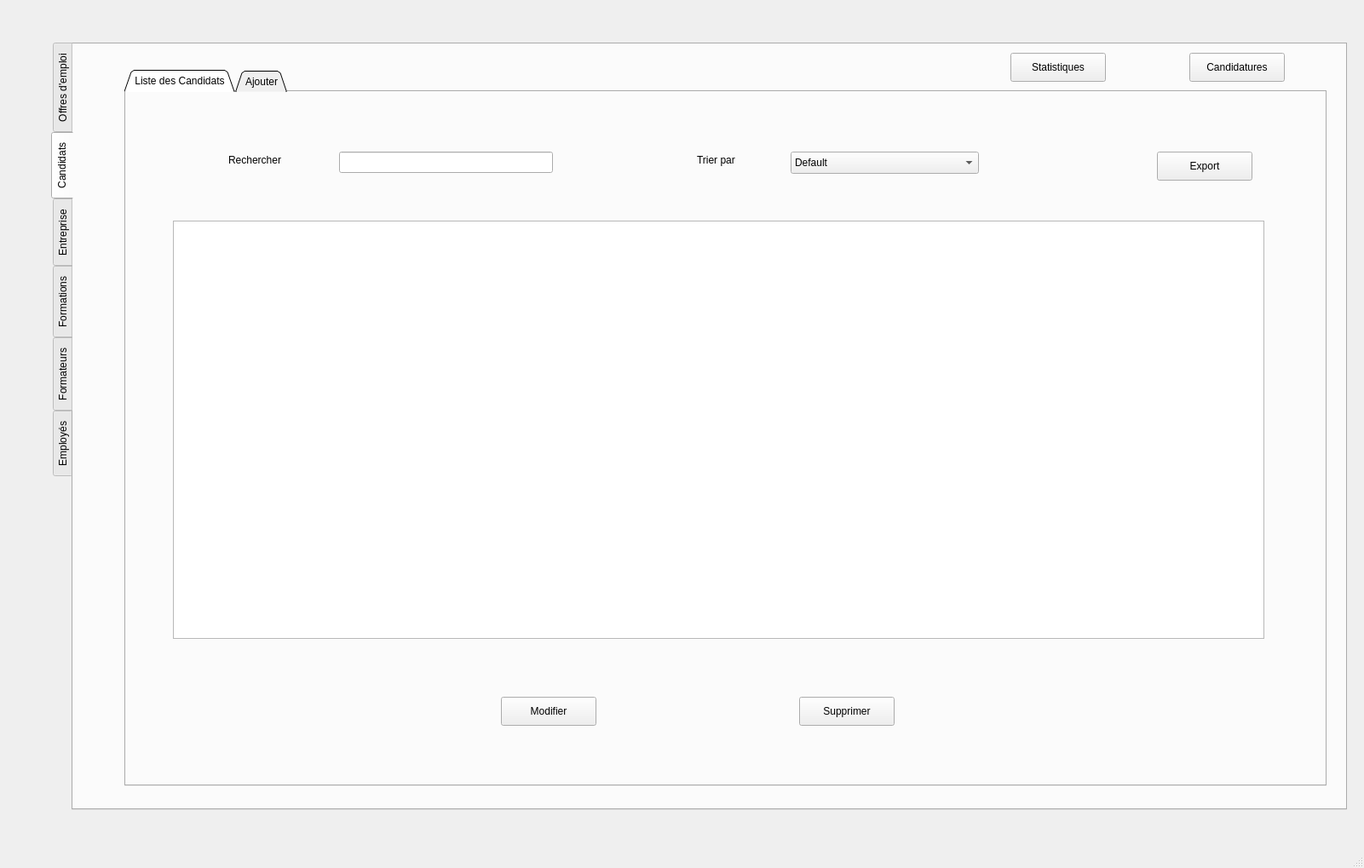
<?xml version="1.0" encoding="UTF-8"?>
<ui version="4.0">
 <class>MainWindow</class>
 <widget class="QMainWindow" name="MainWindow">
  <property name="geometry">
   <rect>
    <x>0</x>
    <y>0</y>
    <width>1601</width>
    <height>1019</height>
   </rect>
  </property>
  <property name="windowTitle">
   <string>MainWindow</string>
  </property>
  <widget class="QWidget" name="centralwidget">
   <widget class="QTabWidget" name="tabWidget">
    <property name="enabled">
     <bool>true</bool>
    </property>
    <property name="geometry">
     <rect>
      <x>60</x>
      <y>50</y>
      <width>1521</width>
      <height>901</height>
     </rect>
    </property>
    <property name="toolTip">
     <string>&lt;html&gt;&lt;head/&gt;&lt;body&gt;&lt;p&gt;&lt;br/&gt;&lt;/p&gt;&lt;/body&gt;&lt;/html&gt;</string>
    </property>
    <property name="tabPosition">
     <enum>QTabWidget::West</enum>
    </property>
    <property name="tabShape">
     <enum>QTabWidget::Rounded</enum>
    </property>
    <property name="currentIndex">
     <number>1</number>
    </property>
    <property name="elideMode">
     <enum>Qt::ElideNone</enum>
    </property>
    <property name="documentMode">
     <bool>false</bool>
    </property>
    <property name="tabsClosable">
     <bool>false</bool>
    </property>
    <property name="movable">
     <bool>false</bool>
    </property>
    <property name="tabBarAutoHide">
     <bool>false</bool>
    </property>
    <widget class="QWidget" name="tab">
     <attribute name="title">
      <string>Offres d'emploi</string>
     </attribute>
     <widget class="QTabWidget" name="tabWidget_2">
      <property name="geometry">
       <rect>
        <x>60</x>
        <y>30</y>
        <width>1411</width>
        <height>841</height>
       </rect>
      </property>
      <property name="toolTip">
       <string>&lt;html&gt;&lt;head/&gt;&lt;body&gt;&lt;p&gt;&lt;br/&gt;&lt;/p&gt;&lt;/body&gt;&lt;/html&gt;</string>
      </property>
      <property name="tabShape">
       <enum>QTabWidget::Triangular</enum>
      </property>
      <property name="currentIndex">
       <number>1</number>
      </property>
      <widget class="QWidget" name="tab_7">
       <attribute name="title">
        <string>Liste des Offres</string>
       </attribute>
       <widget class="QTableView" name="tableView_emploi">
        <property name="geometry">
         <rect>
          <x>55</x>
          <y>151</y>
          <width>1281</width>
          <height>491</height>
         </rect>
        </property>
       </widget>
       <widget class="QPushButton" name="modifier_emploi">
        <property name="geometry">
         <rect>
          <x>440</x>
          <y>710</y>
          <width>112</width>
          <height>34</height>
         </rect>
        </property>
        <property name="text">
         <string>Modifier</string>
        </property>
       </widget>
       <widget class="QPushButton" name="Supprimer_emploi">
        <property name="geometry">
         <rect>
          <x>790</x>
          <y>710</y>
          <width>112</width>
          <height>34</height>
         </rect>
        </property>
        <property name="text">
         <string>Supprimer</string>
        </property>
       </widget>
       <widget class="QPushButton" name="ExportBtn_Emploi">
        <property name="geometry">
         <rect>
          <x>1210</x>
          <y>70</y>
          <width>112</width>
          <height>34</height>
         </rect>
        </property>
        <property name="text">
         <string>Export</string>
        </property>
       </widget>
       <widget class="QLineEdit" name="lineEdit_Rechercher_emploi">
        <property name="geometry">
         <rect>
          <x>250</x>
          <y>70</y>
          <width>251</width>
          <height>25</height>
         </rect>
        </property>
       </widget>
       <widget class="QLabel" name="label_36">
        <property name="geometry">
         <rect>
          <x>670</x>
          <y>70</y>
          <width>101</width>
          <height>20</height>
         </rect>
        </property>
        <property name="text">
         <string>Trier par</string>
        </property>
       </widget>
       <widget class="QLabel" name="label_37">
        <property name="geometry">
         <rect>
          <x>120</x>
          <y>70</y>
          <width>101</width>
          <height>20</height>
         </rect>
        </property>
        <property name="text">
         <string>Rechercher</string>
        </property>
       </widget>
       <widget class="QComboBox" name="comboBox_emploi">
        <property name="geometry">
         <rect>
          <x>780</x>
          <y>70</y>
          <width>271</width>
          <height>26</height>
         </rect>
        </property>
        <item>
         <property name="text">
          <string>Default</string>
         </property>
        </item>
        <item>
         <property name="text">
          <string>ID ↑</string>
         </property>
        </item>
        <item>
         <property name="text">
          <string>ID ↓</string>
         </property>
        </item>
        <item>
         <property name="text">
          <string>Alphabet (Titre) ↑</string>
         </property>
        </item>
        <item>
         <property name="text">
          <string>Alphabet (Titre) ↓</string>
         </property>
        </item>
        <item>
         <property name="text">
          <string>Date de Publication ↑</string>
         </property>
        </item>
        <item>
         <property name="text">
          <string>Date de Publication ↓</string>
         </property>
        </item>
        <item>
         <property name="text">
          <string>Date d'Expiration ↑</string>
         </property>
        </item>
        <item>
         <property name="text">
          <string>Date d'Expiration ↓</string>
         </property>
        </item>
       </widget>
      </widget>
      <widget class="QWidget" name="tab_8">
       <attribute name="title">
        <string>Ajouter</string>
       </attribute>
       <widget class="QLabel" name="label">
        <property name="geometry">
         <rect>
          <x>240</x>
          <y>40</y>
          <width>69</width>
          <height>20</height>
         </rect>
        </property>
        <property name="text">
         <string>Titre</string>
        </property>
       </widget>
       <widget class="QLabel" name="label_3">
        <property name="geometry">
         <rect>
          <x>240</x>
          <y>110</y>
          <width>161</width>
          <height>20</height>
         </rect>
        </property>
        <property name="text">
         <string>Date de Publication</string>
        </property>
       </widget>
       <widget class="QLabel" name="label_4">
        <property name="geometry">
         <rect>
          <x>240</x>
          <y>180</y>
          <width>161</width>
          <height>20</height>
         </rect>
        </property>
        <property name="text">
         <string>Date d'Expiration</string>
        </property>
       </widget>
       <widget class="QPushButton" name="ajouter_emploi">
        <property name="geometry">
         <rect>
          <x>1100</x>
          <y>750</y>
          <width>112</width>
          <height>34</height>
         </rect>
        </property>
        <property name="text">
         <string>Ajouter</string>
        </property>
       </widget>
       <widget class="QLineEdit" name="lineEdit_titreEmploi">
        <property name="geometry">
         <rect>
          <x>420</x>
          <y>40</y>
          <width>201</width>
          <height>25</height>
         </rect>
        </property>
       </widget>
       <widget class="QDateEdit" name="dateEdit_Publication_Emploi">
        <property name="geometry">
         <rect>
          <x>420</x>
          <y>110</y>
          <width>201</width>
          <height>25</height>
         </rect>
        </property>
       </widget>
       <widget class="QDateEdit" name="dateEdit_Expiration_emploi">
        <property name="geometry">
         <rect>
          <x>420</x>
          <y>180</y>
          <width>201</width>
          <height>25</height>
         </rect>
        </property>
       </widget>
       <widget class="QGroupBox" name="groupBox">
        <property name="geometry">
         <rect>
          <x>30</x>
          <y>230</y>
          <width>1351</width>
          <height>481</height>
         </rect>
        </property>
        <property name="title">
         <string>Description</string>
        </property>
        <widget class="QTextEdit" name="textEdit_Description_emploi">
         <property name="geometry">
          <rect>
           <x>10</x>
           <y>30</y>
           <width>1311</width>
           <height>441</height>
          </rect>
         </property>
         <property name="styleSheet">
          <string notr="true">border:0px;</string>
         </property>
        </widget>
       </widget>
       <widget class="QLabel" name="label_38">
        <property name="geometry">
         <rect>
          <x>760</x>
          <y>40</y>
          <width>81</width>
          <height>20</height>
         </rect>
        </property>
        <property name="text">
         <string>Entreprise</string>
        </property>
       </widget>
       <widget class="QLineEdit" name="lineEdit_Entreprise">
        <property name="geometry">
         <rect>
          <x>870</x>
          <y>40</y>
          <width>261</width>
          <height>25</height>
         </rect>
        </property>
       </widget>
       <widget class="QListView" name="listView_entreprise">
        <property name="geometry">
         <rect>
          <x>870</x>
          <y>64</y>
          <width>261</width>
          <height>141</height>
         </rect>
        </property>
       </widget>
      </widget>
     </widget>
    </widget>
    <widget class="QWidget" name="tab_2">
     <attribute name="title">
      <string>Candidats</string>
     </attribute>
     <widget class="QTabWidget" name="tabWidget_3">
      <property name="geometry">
       <rect>
        <x>60</x>
        <y>30</y>
        <width>1411</width>
        <height>841</height>
       </rect>
      </property>
      <property name="toolTip">
       <string>&lt;html&gt;&lt;head/&gt;&lt;body&gt;&lt;p&gt;&lt;br/&gt;&lt;/p&gt;&lt;/body&gt;&lt;/html&gt;</string>
      </property>
      <property name="tabShape">
       <enum>QTabWidget::Triangular</enum>
      </property>
      <property name="currentIndex">
       <number>0</number>
      </property>
      <widget class="QWidget" name="tab_15">
       <attribute name="title">
        <string>Liste des Candidats</string>
       </attribute>
       <widget class="QTableView" name="tableView_candidats">
        <property name="geometry">
         <rect>
          <x>55</x>
          <y>151</y>
          <width>1281</width>
          <height>491</height>
         </rect>
        </property>
       </widget>
       <widget class="QPushButton" name="modifier_candidat">
        <property name="geometry">
         <rect>
          <x>440</x>
          <y>710</y>
          <width>112</width>
          <height>34</height>
         </rect>
        </property>
        <property name="text">
         <string>Modifier</string>
        </property>
       </widget>
       <widget class="QPushButton" name="supprimer_candidat">
        <property name="geometry">
         <rect>
          <x>790</x>
          <y>710</y>
          <width>112</width>
          <height>34</height>
         </rect>
        </property>
        <property name="text">
         <string>Supprimer</string>
        </property>
       </widget>
       <widget class="QPushButton" name="ExportBtn_candidats">
        <property name="geometry">
         <rect>
          <x>1210</x>
          <y>70</y>
          <width>112</width>
          <height>34</height>
         </rect>
        </property>
        <property name="text">
         <string>Export</string>
        </property>
       </widget>
       <widget class="QLabel" name="label_26">
        <property name="geometry">
         <rect>
          <x>120</x>
          <y>70</y>
          <width>101</width>
          <height>20</height>
         </rect>
        </property>
        <property name="text">
         <string>Rechercher</string>
        </property>
       </widget>
       <widget class="QLineEdit" name="lineEdit_Rechercher_candidats">
        <property name="geometry">
         <rect>
          <x>250</x>
          <y>70</y>
          <width>251</width>
          <height>25</height>
         </rect>
        </property>
       </widget>
       <widget class="QLabel" name="label_27">
        <property name="geometry">
         <rect>
          <x>670</x>
          <y>70</y>
          <width>101</width>
          <height>20</height>
         </rect>
        </property>
        <property name="text">
         <string>Trier par</string>
        </property>
       </widget>
       <widget class="QComboBox" name="comboBox_candidats">
        <property name="geometry">
         <rect>
          <x>780</x>
          <y>70</y>
          <width>221</width>
          <height>26</height>
         </rect>
        </property>
        <item>
         <property name="text">
          <string>Default</string>
         </property>
        </item>
        <item>
         <property name="text">
          <string>ID ↑</string>
         </property>
        </item>
        <item>
         <property name="text">
          <string>ID ↓</string>
         </property>
        </item>
        <item>
         <property name="text">
          <string>Alphabet (nom) ↑</string>
         </property>
        </item>
        <item>
         <property name="text">
          <string>Alphabet (nom) ↓</string>
         </property>
        </item>
       </widget>
      </widget>
      <widget class="QWidget" name="tab_16">
       <attribute name="title">
        <string>Ajouter</string>
       </attribute>
       <widget class="QLabel" name="label_2">
        <property name="geometry">
         <rect>
          <x>240</x>
          <y>40</y>
          <width>69</width>
          <height>20</height>
         </rect>
        </property>
        <property name="text">
         <string>Nom</string>
        </property>
       </widget>
       <widget class="QLabel" name="label_5">
        <property name="geometry">
         <rect>
          <x>240</x>
          <y>110</y>
          <width>161</width>
          <height>20</height>
         </rect>
        </property>
        <property name="text">
         <string>Prenom</string>
        </property>
       </widget>
       <widget class="QLabel" name="label_6">
        <property name="geometry">
         <rect>
          <x>240</x>
          <y>180</y>
          <width>161</width>
          <height>20</height>
         </rect>
        </property>
        <property name="text">
         <string>Email</string>
        </property>
       </widget>
       <widget class="QPushButton" name="ajouter_candidat">
        <property name="geometry">
         <rect>
          <x>1100</x>
          <y>750</y>
          <width>112</width>
          <height>34</height>
         </rect>
        </property>
        <property name="text">
         <string>Ajouter</string>
        </property>
       </widget>
       <widget class="QLineEdit" name="lineEdit_nom_candidat">
        <property name="geometry">
         <rect>
          <x>420</x>
          <y>40</y>
          <width>201</width>
          <height>25</height>
         </rect>
        </property>
       </widget>
       <widget class="QLineEdit" name="lineEdit_email_candidat">
        <property name="geometry">
         <rect>
          <x>420</x>
          <y>180</y>
          <width>201</width>
          <height>25</height>
         </rect>
        </property>
       </widget>
       <widget class="QLineEdit" name="lineEdit_prenom_candidat">
        <property name="geometry">
         <rect>
          <x>420</x>
          <y>110</y>
          <width>201</width>
          <height>25</height>
         </rect>
        </property>
       </widget>
       <widget class="QLineEdit" name="lineEdit_tel_candidat">
        <property name="geometry">
         <rect>
          <x>420</x>
          <y>250</y>
          <width>201</width>
          <height>25</height>
         </rect>
        </property>
       </widget>
       <widget class="QLabel" name="label_19">
        <property name="geometry">
         <rect>
          <x>240</x>
          <y>250</y>
          <width>161</width>
          <height>20</height>
         </rect>
        </property>
        <property name="text">
         <string>Telephone</string>
        </property>
       </widget>
      </widget>
     </widget>
     <widget class="QPushButton" name="Candidatures">
      <property name="geometry">
       <rect>
        <x>1310</x>
        <y>10</y>
        <width>112</width>
        <height>34</height>
       </rect>
      </property>
      <property name="text">
       <string>Candidatures</string>
      </property>
     </widget>
     <widget class="QPushButton" name="Stats">
      <property name="geometry">
       <rect>
        <x>1100</x>
        <y>10</y>
        <width>112</width>
        <height>34</height>
       </rect>
      </property>
      <property name="text">
       <string>Statistiques</string>
      </property>
     </widget>
    </widget>
    <widget class="QWidget" name="tab_3">
     <attribute name="title">
      <string>Entreprise</string>
     </attribute>
     <widget class="QTabWidget" name="tabWidget_4">
      <property name="geometry">
       <rect>
        <x>60</x>
        <y>30</y>
        <width>1411</width>
        <height>841</height>
       </rect>
      </property>
      <property name="toolTip">
       <string>&lt;html&gt;&lt;head/&gt;&lt;body&gt;&lt;p&gt;&lt;br/&gt;&lt;/p&gt;&lt;/body&gt;&lt;/html&gt;</string>
      </property>
      <property name="tabShape">
       <enum>QTabWidget::Triangular</enum>
      </property>
      <property name="currentIndex">
       <number>1</number>
      </property>
      <widget class="QWidget" name="tab_17">
       <attribute name="title">
        <string>Liste des Entreprises</string>
       </attribute>
       <widget class="QTableView" name="tableView_entreprises">
        <property name="geometry">
         <rect>
          <x>55</x>
          <y>151</y>
          <width>1281</width>
          <height>491</height>
         </rect>
        </property>
       </widget>
       <widget class="QPushButton" name="modifier_entreprise">
        <property name="geometry">
         <rect>
          <x>440</x>
          <y>710</y>
          <width>112</width>
          <height>34</height>
         </rect>
        </property>
        <property name="text">
         <string>Modifier</string>
        </property>
       </widget>
       <widget class="QPushButton" name="supprimer_entreprise">
        <property name="geometry">
         <rect>
          <x>790</x>
          <y>710</y>
          <width>112</width>
          <height>34</height>
         </rect>
        </property>
        <property name="text">
         <string>Supprimer</string>
        </property>
       </widget>
       <widget class="QPushButton" name="ExportBtn_entreprise">
        <property name="geometry">
         <rect>
          <x>1210</x>
          <y>70</y>
          <width>112</width>
          <height>34</height>
         </rect>
        </property>
        <property name="text">
         <string>Export</string>
        </property>
       </widget>
       <widget class="QComboBox" name="comboBox_entreprise">
        <property name="geometry">
         <rect>
          <x>790</x>
          <y>70</y>
          <width>221</width>
          <height>26</height>
         </rect>
        </property>
       </widget>
       <widget class="QLabel" name="label_28">
        <property name="geometry">
         <rect>
          <x>130</x>
          <y>70</y>
          <width>101</width>
          <height>20</height>
         </rect>
        </property>
        <property name="text">
         <string>Rechercher</string>
        </property>
       </widget>
       <widget class="QLineEdit" name="lineEdit_rechercher_entreprise">
        <property name="geometry">
         <rect>
          <x>260</x>
          <y>70</y>
          <width>251</width>
          <height>25</height>
         </rect>
        </property>
       </widget>
       <widget class="QLabel" name="label_29">
        <property name="geometry">
         <rect>
          <x>680</x>
          <y>70</y>
          <width>101</width>
          <height>20</height>
         </rect>
        </property>
        <property name="text">
         <string>Trier par</string>
        </property>
       </widget>
      </widget>
      <widget class="QWidget" name="tab_18">
       <attribute name="title">
        <string>Ajouter</string>
       </attribute>
       <widget class="QPushButton" name="ajouter_entreprise">
        <property name="geometry">
         <rect>
          <x>1100</x>
          <y>750</y>
          <width>112</width>
          <height>34</height>
         </rect>
        </property>
        <property name="text">
         <string>Ajouter</string>
        </property>
       </widget>
       <widget class="QLabel" name="label_20">
        <property name="geometry">
         <rect>
          <x>230</x>
          <y>360</y>
          <width>161</width>
          <height>20</height>
         </rect>
        </property>
        <property name="text">
         <string>Telephone</string>
        </property>
       </widget>
       <widget class="QLineEdit" name="lineEdit_nom_entreprise">
        <property name="geometry">
         <rect>
          <x>410</x>
          <y>150</y>
          <width>201</width>
          <height>25</height>
         </rect>
        </property>
       </widget>
       <widget class="QLineEdit" name="lineEdit_activite_entreprise">
        <property name="geometry">
         <rect>
          <x>410</x>
          <y>290</y>
          <width>201</width>
          <height>25</height>
         </rect>
        </property>
       </widget>
       <widget class="QLineEdit" name="lineEdit_tel_entreprise">
        <property name="geometry">
         <rect>
          <x>410</x>
          <y>360</y>
          <width>201</width>
          <height>25</height>
         </rect>
        </property>
       </widget>
       <widget class="QLineEdit" name="lineEdit_adresse_entreprise">
        <property name="geometry">
         <rect>
          <x>410</x>
          <y>220</y>
          <width>201</width>
          <height>25</height>
         </rect>
        </property>
       </widget>
       <widget class="QLabel" name="label_7">
        <property name="geometry">
         <rect>
          <x>230</x>
          <y>220</y>
          <width>161</width>
          <height>20</height>
         </rect>
        </property>
        <property name="text">
         <string>Adresse</string>
        </property>
       </widget>
       <widget class="QLabel" name="label_8">
        <property name="geometry">
         <rect>
          <x>230</x>
          <y>150</y>
          <width>161</width>
          <height>20</height>
         </rect>
        </property>
        <property name="text">
         <string>Nom de l'Entreprise</string>
        </property>
       </widget>
       <widget class="QLabel" name="label_9">
        <property name="geometry">
         <rect>
          <x>230</x>
          <y>290</y>
          <width>161</width>
          <height>20</height>
         </rect>
        </property>
        <property name="text">
         <string>Secteur d'Activite</string>
        </property>
       </widget>
      </widget>
     </widget>
    </widget>
    <widget class="QWidget" name="tab_4">
     <attribute name="title">
      <string>Formations</string>
     </attribute>
     <widget class="QTabWidget" name="tabWidget_5">
      <property name="geometry">
       <rect>
        <x>60</x>
        <y>30</y>
        <width>1411</width>
        <height>841</height>
       </rect>
      </property>
      <property name="toolTip">
       <string>&lt;html&gt;&lt;head/&gt;&lt;body&gt;&lt;p&gt;&lt;br/&gt;&lt;/p&gt;&lt;/body&gt;&lt;/html&gt;</string>
      </property>
      <property name="tabShape">
       <enum>QTabWidget::Triangular</enum>
      </property>
      <property name="currentIndex">
       <number>1</number>
      </property>
      <widget class="QWidget" name="tab_19">
       <attribute name="title">
        <string>Liste des Formations</string>
       </attribute>
       <widget class="QTableView" name="tableView_formations">
        <property name="geometry">
         <rect>
          <x>55</x>
          <y>151</y>
          <width>1281</width>
          <height>491</height>
         </rect>
        </property>
       </widget>
       <widget class="QPushButton" name="modifier_formation">
        <property name="geometry">
         <rect>
          <x>440</x>
          <y>710</y>
          <width>112</width>
          <height>34</height>
         </rect>
        </property>
        <property name="text">
         <string>Modifier</string>
        </property>
       </widget>
       <widget class="QPushButton" name="supprimer_formation">
        <property name="geometry">
         <rect>
          <x>790</x>
          <y>710</y>
          <width>112</width>
          <height>34</height>
         </rect>
        </property>
        <property name="text">
         <string>Supprimer</string>
        </property>
       </widget>
       <widget class="QPushButton" name="ExportBtn_formations">
        <property name="geometry">
         <rect>
          <x>1200</x>
          <y>70</y>
          <width>112</width>
          <height>34</height>
         </rect>
        </property>
        <property name="text">
         <string>Export</string>
        </property>
       </widget>
       <widget class="QComboBox" name="comboBox_formation">
        <property name="geometry">
         <rect>
          <x>760</x>
          <y>70</y>
          <width>221</width>
          <height>26</height>
         </rect>
        </property>
       </widget>
       <widget class="QLabel" name="label_30">
        <property name="geometry">
         <rect>
          <x>100</x>
          <y>70</y>
          <width>101</width>
          <height>20</height>
         </rect>
        </property>
        <property name="text">
         <string>Rechercher</string>
        </property>
       </widget>
       <widget class="QLineEdit" name="lineEdit_rechercher_formations">
        <property name="geometry">
         <rect>
          <x>230</x>
          <y>70</y>
          <width>251</width>
          <height>25</height>
         </rect>
        </property>
       </widget>
       <widget class="QLabel" name="label_31">
        <property name="geometry">
         <rect>
          <x>650</x>
          <y>70</y>
          <width>101</width>
          <height>20</height>
         </rect>
        </property>
        <property name="text">
         <string>Trier par</string>
        </property>
       </widget>
      </widget>
      <widget class="QWidget" name="tab_20">
       <attribute name="title">
        <string>Ajouter</string>
       </attribute>
       <widget class="QLabel" name="label_10">
        <property name="geometry">
         <rect>
          <x>240</x>
          <y>40</y>
          <width>69</width>
          <height>20</height>
         </rect>
        </property>
        <property name="text">
         <string>Titre</string>
        </property>
       </widget>
       <widget class="QLabel" name="label_11">
        <property name="geometry">
         <rect>
          <x>240</x>
          <y>110</y>
          <width>161</width>
          <height>20</height>
         </rect>
        </property>
        <property name="text">
         <string>Date de Debut</string>
        </property>
       </widget>
       <widget class="QLabel" name="label_12">
        <property name="geometry">
         <rect>
          <x>240</x>
          <y>180</y>
          <width>161</width>
          <height>20</height>
         </rect>
        </property>
        <property name="text">
         <string>Date de Fin</string>
        </property>
       </widget>
       <widget class="QPushButton" name="ajouter_formation">
        <property name="geometry">
         <rect>
          <x>1100</x>
          <y>750</y>
          <width>112</width>
          <height>34</height>
         </rect>
        </property>
        <property name="text">
         <string>Ajouter</string>
        </property>
       </widget>
       <widget class="QLineEdit" name="lineEdit_titre_formation">
        <property name="geometry">
         <rect>
          <x>420</x>
          <y>40</y>
          <width>201</width>
          <height>25</height>
         </rect>
        </property>
       </widget>
       <widget class="QDateEdit" name="dateEdit_Debut_formation">
        <property name="geometry">
         <rect>
          <x>420</x>
          <y>110</y>
          <width>201</width>
          <height>25</height>
         </rect>
        </property>
       </widget>
       <widget class="QDateEdit" name="dateEdit_Fin_formation">
        <property name="geometry">
         <rect>
          <x>420</x>
          <y>180</y>
          <width>201</width>
          <height>25</height>
         </rect>
        </property>
       </widget>
       <widget class="QGroupBox" name="groupBox_4">
        <property name="geometry">
         <rect>
          <x>30</x>
          <y>230</y>
          <width>1351</width>
          <height>481</height>
         </rect>
        </property>
        <property name="title">
         <string>Description</string>
        </property>
        <widget class="QTextEdit" name="textEdit_Description_formation">
         <property name="geometry">
          <rect>
           <x>10</x>
           <y>30</y>
           <width>1311</width>
           <height>441</height>
          </rect>
         </property>
         <property name="styleSheet">
          <string notr="true">border:0px;</string>
         </property>
        </widget>
       </widget>
       <widget class="QLabel" name="label_25">
        <property name="geometry">
         <rect>
          <x>710</x>
          <y>110</y>
          <width>91</width>
          <height>20</height>
         </rect>
        </property>
        <property name="text">
         <string>Formateur</string>
        </property>
       </widget>
       <widget class="QComboBox" name="comboBox_nom_Formateur">
        <property name="geometry">
         <rect>
          <x>890</x>
          <y>110</y>
          <width>201</width>
          <height>26</height>
         </rect>
        </property>
       </widget>
      </widget>
     </widget>
    </widget>
    <widget class="QWidget" name="tab_5">
     <attribute name="title">
      <string>Formateurs</string>
     </attribute>
     <widget class="QTabWidget" name="tabWidget_6">
      <property name="geometry">
       <rect>
        <x>60</x>
        <y>30</y>
        <width>1411</width>
        <height>841</height>
       </rect>
      </property>
      <property name="toolTip">
       <string>&lt;html&gt;&lt;head/&gt;&lt;body&gt;&lt;p&gt;&lt;br/&gt;&lt;/p&gt;&lt;/body&gt;&lt;/html&gt;</string>
      </property>
      <property name="tabShape">
       <enum>QTabWidget::Triangular</enum>
      </property>
      <property name="currentIndex">
       <number>0</number>
      </property>
      <widget class="QWidget" name="tab_21">
       <attribute name="title">
        <string>Liste des Formateurs</string>
       </attribute>
       <widget class="QTableView" name="tableView_formateurs">
        <property name="geometry">
         <rect>
          <x>55</x>
          <y>151</y>
          <width>1281</width>
          <height>491</height>
         </rect>
        </property>
       </widget>
       <widget class="QPushButton" name="modifier_formateur">
        <property name="geometry">
         <rect>
          <x>440</x>
          <y>710</y>
          <width>112</width>
          <height>34</height>
         </rect>
        </property>
        <property name="text">
         <string>Modifier</string>
        </property>
       </widget>
       <widget class="QPushButton" name="supprimer_formateur">
        <property name="geometry">
         <rect>
          <x>790</x>
          <y>710</y>
          <width>112</width>
          <height>34</height>
         </rect>
        </property>
        <property name="text">
         <string>Supprimer</string>
        </property>
       </widget>
       <widget class="QPushButton" name="ExportBtn_formateurs">
        <property name="geometry">
         <rect>
          <x>1210</x>
          <y>70</y>
          <width>112</width>
          <height>34</height>
         </rect>
        </property>
        <property name="text">
         <string>Export</string>
        </property>
       </widget>
       <widget class="QComboBox" name="comboBox_formateur">
        <property name="geometry">
         <rect>
          <x>750</x>
          <y>70</y>
          <width>221</width>
          <height>26</height>
         </rect>
        </property>
       </widget>
       <widget class="QLabel" name="label_32">
        <property name="geometry">
         <rect>
          <x>90</x>
          <y>70</y>
          <width>101</width>
          <height>20</height>
         </rect>
        </property>
        <property name="text">
         <string>Rechercher</string>
        </property>
       </widget>
       <widget class="QLineEdit" name="lineEdit_rechercher_formateur">
        <property name="geometry">
         <rect>
          <x>220</x>
          <y>70</y>
          <width>251</width>
          <height>25</height>
         </rect>
        </property>
       </widget>
       <widget class="QLabel" name="label_33">
        <property name="geometry">
         <rect>
          <x>640</x>
          <y>70</y>
          <width>101</width>
          <height>20</height>
         </rect>
        </property>
        <property name="text">
         <string>Trier par</string>
        </property>
       </widget>
      </widget>
      <widget class="QWidget" name="tab_22">
       <attribute name="title">
        <string>Ajouter</string>
       </attribute>
       <widget class="QPushButton" name="ajouter_formateurs">
        <property name="geometry">
         <rect>
          <x>1100</x>
          <y>750</y>
          <width>112</width>
          <height>34</height>
         </rect>
        </property>
        <property name="text">
         <string>Ajouter</string>
        </property>
       </widget>
       <widget class="QLabel" name="label_21">
        <property name="geometry">
         <rect>
          <x>190</x>
          <y>370</y>
          <width>161</width>
          <height>20</height>
         </rect>
        </property>
        <property name="text">
         <string>Telephone</string>
        </property>
       </widget>
       <widget class="QLineEdit" name="lineEdit_nom_formateur">
        <property name="geometry">
         <rect>
          <x>370</x>
          <y>160</y>
          <width>201</width>
          <height>25</height>
         </rect>
        </property>
       </widget>
       <widget class="QLineEdit" name="lineEdit_email_formateur">
        <property name="geometry">
         <rect>
          <x>370</x>
          <y>300</y>
          <width>201</width>
          <height>25</height>
         </rect>
        </property>
       </widget>
       <widget class="QLineEdit" name="lineEdit_tel_formateur">
        <property name="geometry">
         <rect>
          <x>370</x>
          <y>370</y>
          <width>201</width>
          <height>25</height>
         </rect>
        </property>
       </widget>
       <widget class="QLabel" name="label_13">
        <property name="geometry">
         <rect>
          <x>190</x>
          <y>230</y>
          <width>161</width>
          <height>20</height>
         </rect>
        </property>
        <property name="text">
         <string>Prenom</string>
        </property>
       </widget>
       <widget class="QLineEdit" name="lineEdit_prenom_formateur">
        <property name="geometry">
         <rect>
          <x>370</x>
          <y>230</y>
          <width>201</width>
          <height>25</height>
         </rect>
        </property>
       </widget>
       <widget class="QLabel" name="label_14">
        <property name="geometry">
         <rect>
          <x>190</x>
          <y>160</y>
          <width>69</width>
          <height>20</height>
         </rect>
        </property>
        <property name="text">
         <string>Nom</string>
        </property>
       </widget>
       <widget class="QLabel" name="label_15">
        <property name="geometry">
         <rect>
          <x>190</x>
          <y>300</y>
          <width>161</width>
          <height>20</height>
         </rect>
        </property>
        <property name="text">
         <string>Email</string>
        </property>
       </widget>
      </widget>
     </widget>
    </widget>
    <widget class="QWidget" name="tab_6">
     <attribute name="title">
      <string>Employés</string>
     </attribute>
     <widget class="QTabWidget" name="tabWidget_7">
      <property name="geometry">
       <rect>
        <x>60</x>
        <y>30</y>
        <width>1411</width>
        <height>841</height>
       </rect>
      </property>
      <property name="toolTip">
       <string>&lt;html&gt;&lt;head/&gt;&lt;body&gt;&lt;p&gt;&lt;br/&gt;&lt;/p&gt;&lt;/body&gt;&lt;/html&gt;</string>
      </property>
      <property name="tabShape">
       <enum>QTabWidget::Triangular</enum>
      </property>
      <property name="currentIndex">
       <number>0</number>
      </property>
      <widget class="QWidget" name="tab_23">
       <attribute name="title">
        <string>Liste des Employés</string>
       </attribute>
       <widget class="QTableView" name="tableView_empolyes">
        <property name="geometry">
         <rect>
          <x>55</x>
          <y>151</y>
          <width>1281</width>
          <height>491</height>
         </rect>
        </property>
       </widget>
       <widget class="QPushButton" name="modifier_employe">
        <property name="geometry">
         <rect>
          <x>440</x>
          <y>710</y>
          <width>112</width>
          <height>34</height>
         </rect>
        </property>
        <property name="text">
         <string>Modifier</string>
        </property>
       </widget>
       <widget class="QPushButton" name="supprimer_employe">
        <property name="geometry">
         <rect>
          <x>790</x>
          <y>710</y>
          <width>112</width>
          <height>34</height>
         </rect>
        </property>
        <property name="text">
         <string>Supprimer</string>
        </property>
       </widget>
       <widget class="QPushButton" name="ExportBtn_employe">
        <property name="geometry">
         <rect>
          <x>1210</x>
          <y>70</y>
          <width>112</width>
          <height>34</height>
         </rect>
        </property>
        <property name="text">
         <string>Export</string>
        </property>
       </widget>
       <widget class="QComboBox" name="comboBox_employe">
        <property name="geometry">
         <rect>
          <x>780</x>
          <y>70</y>
          <width>221</width>
          <height>26</height>
         </rect>
        </property>
       </widget>
       <widget class="QLabel" name="label_34">
        <property name="geometry">
         <rect>
          <x>120</x>
          <y>70</y>
          <width>101</width>
          <height>20</height>
         </rect>
        </property>
        <property name="text">
         <string>Rechercher</string>
        </property>
       </widget>
       <widget class="QLineEdit" name="lineEdit_rechercher_employe">
        <property name="geometry">
         <rect>
          <x>250</x>
          <y>70</y>
          <width>251</width>
          <height>25</height>
         </rect>
        </property>
       </widget>
       <widget class="QLabel" name="label_35">
        <property name="geometry">
         <rect>
          <x>670</x>
          <y>70</y>
          <width>101</width>
          <height>20</height>
         </rect>
        </property>
        <property name="text">
         <string>Trier par</string>
        </property>
       </widget>
      </widget>
      <widget class="QWidget" name="tab_24">
       <attribute name="title">
        <string>Ajouter</string>
       </attribute>
       <widget class="QPushButton" name="pushButton_24">
        <property name="geometry">
         <rect>
          <x>1100</x>
          <y>750</y>
          <width>112</width>
          <height>34</height>
         </rect>
        </property>
        <property name="text">
         <string>Ajouter</string>
        </property>
       </widget>
       <widget class="QLabel" name="label_22">
        <property name="geometry">
         <rect>
          <x>220</x>
          <y>350</y>
          <width>161</width>
          <height>20</height>
         </rect>
        </property>
        <property name="text">
         <string>Telephone</string>
        </property>
       </widget>
       <widget class="QLineEdit" name="lineEdit_nom_employe">
        <property name="geometry">
         <rect>
          <x>400</x>
          <y>140</y>
          <width>201</width>
          <height>25</height>
         </rect>
        </property>
       </widget>
       <widget class="QLineEdit" name="lineEdit_email_employe">
        <property name="geometry">
         <rect>
          <x>400</x>
          <y>280</y>
          <width>201</width>
          <height>25</height>
         </rect>
        </property>
       </widget>
       <widget class="QLineEdit" name="lineEdit_tel_employe">
        <property name="geometry">
         <rect>
          <x>400</x>
          <y>350</y>
          <width>201</width>
          <height>25</height>
         </rect>
        </property>
       </widget>
       <widget class="QLabel" name="label_16">
        <property name="geometry">
         <rect>
          <x>220</x>
          <y>210</y>
          <width>161</width>
          <height>20</height>
         </rect>
        </property>
        <property name="text">
         <string>Prenom</string>
        </property>
       </widget>
       <widget class="QLineEdit" name="lineEdit_prenom_employe">
        <property name="geometry">
         <rect>
          <x>400</x>
          <y>210</y>
          <width>201</width>
          <height>25</height>
         </rect>
        </property>
       </widget>
       <widget class="QLabel" name="label_17">
        <property name="geometry">
         <rect>
          <x>220</x>
          <y>140</y>
          <width>69</width>
          <height>20</height>
         </rect>
        </property>
        <property name="text">
         <string>Nom</string>
        </property>
       </widget>
       <widget class="QLabel" name="label_18">
        <property name="geometry">
         <rect>
          <x>220</x>
          <y>280</y>
          <width>161</width>
          <height>20</height>
         </rect>
        </property>
        <property name="text">
         <string>Email</string>
        </property>
       </widget>
       <widget class="QLabel" name="label_23">
        <property name="geometry">
         <rect>
          <x>220</x>
          <y>420</y>
          <width>161</width>
          <height>20</height>
         </rect>
        </property>
        <property name="text">
         <string>Poste</string>
        </property>
       </widget>
       <widget class="QLineEdit" name="lineEdit_poste_employe">
        <property name="geometry">
         <rect>
          <x>400</x>
          <y>420</y>
          <width>201</width>
          <height>25</height>
         </rect>
        </property>
       </widget>
       <widget class="QLabel" name="label_24">
        <property name="geometry">
         <rect>
          <x>220</x>
          <y>490</y>
          <width>161</width>
          <height>20</height>
         </rect>
        </property>
        <property name="text">
         <string>Entreprise</string>
        </property>
       </widget>
       <widget class="QComboBox" name="comboBox_nom_Entreprise">
        <property name="geometry">
         <rect>
          <x>400</x>
          <y>490</y>
          <width>201</width>
          <height>26</height>
         </rect>
        </property>
       </widget>
      </widget>
     </widget>
    </widget>
   </widget>
  </widget>
  <widget class="QMenuBar" name="menubar">
   <property name="geometry">
    <rect>
     <x>0</x>
     <y>0</y>
     <width>1601</width>
     <height>30</height>
    </rect>
   </property>
  </widget>
  <widget class="QStatusBar" name="statusbar"/>
 </widget>
 <resources/>
 <connections/>
</ui>
